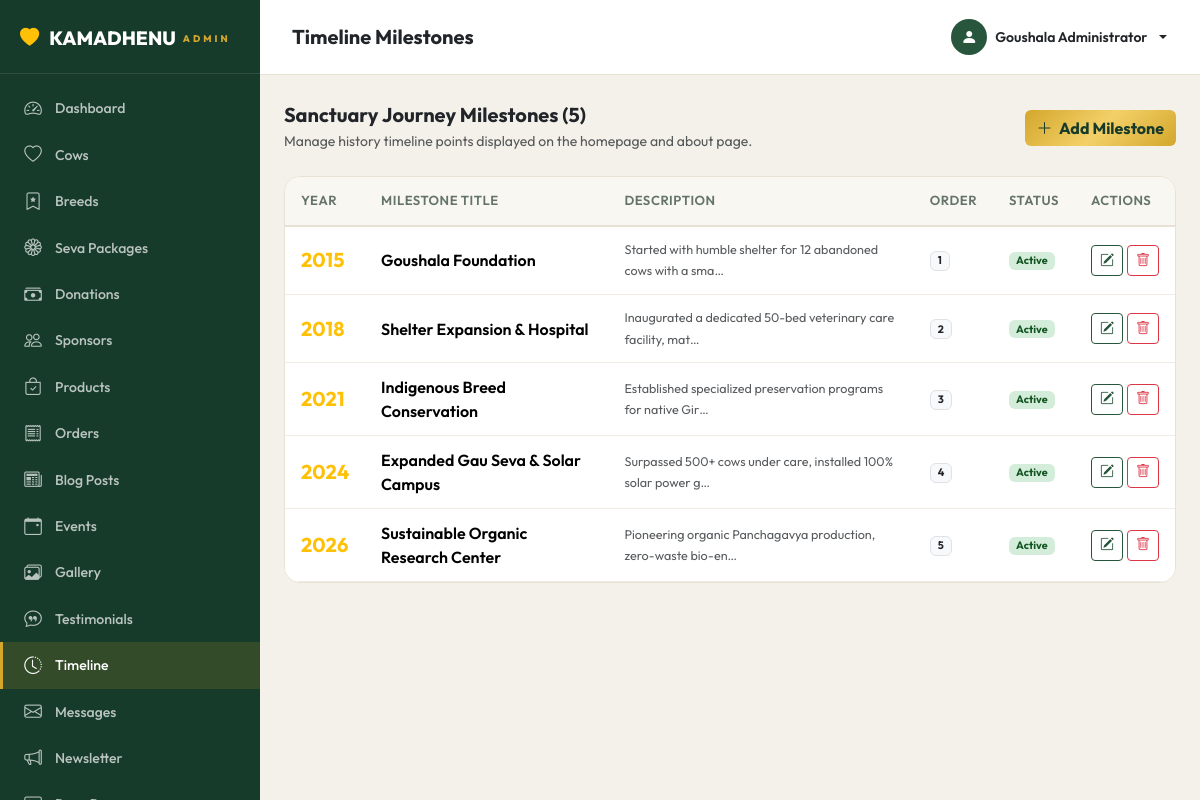
The app's page /admin/timeline.php (signed in) with its own data.
### tables this page shows
CREATE TABLE IF NOT EXISTS `timeline` (
  `id` INT AUTO_INCREMENT PRIMARY KEY,
  `year` VARCHAR(20) NOT NULL,
  `title` VARCHAR(150) NOT NULL,
  `description` TEXT NOT NULL,
  `display_order` INT DEFAULT 0,
  `status` ENUM('active', 'inactive') DEFAULT 'active',
  `created_at` TIMESTAMP DEFAULT CURRENT_TIMESTAMP,
  INDEX `idx_timeline_status` (`status`)
);

### includes/functions.php (called while the page is built, shortened)
<?php
function e(string $str): string {
    return htmlspecialchars($str, ENT_QUOTES | ENT_HTML5, 'UTF-8');
}
function truncate(string $text, int $chars = 150): string {
    $text = strip_tags($text);
    return rtrim(substr($text, 0, $chars)) . '…';
}

### admin/timeline.php (the view, shortened to what this page needs)
<?php
require_once __DIR__ . '/../includes/functions.php';
include __DIR__ . '/includes/admin_header.php';
$timeline = $pdo->query("SELECT * FROM timeline ORDER BY display_order ASC, year ASC")->fetchAll();
?>
<div class="d-flex justify-content-between align-items-center mb-4">
  <div>
    <h5 class="fw-bold mb-1">Sanctuary Journey Milestones (<?= count($timeline) ?>)</h5>
    <p class="text-muted small mb-0">Manage history timeline points displayed on the homepage and about page.</p>
  </div>
  <button class="btn btn-gold" data-bs-toggle="modal" data-bs-target="#timelineModal" onclick="resetTimelineForm()">
    <i class="bi bi-plus-lg me-1"></i> Add Milestone
  </button>
</div>
<div class="admin-table">
  <table class="table">
    <thead>
      <tr>
        <th>Year</th>
        <th>Milestone Title</th>
        <th>Description</th>
        <th>Order</th>
        <th>Status</th>
        <th>Actions</th>
      </tr>
    </thead>
    <tbody>
      <?php foreach ($timeline as $t): ?>
      <tr>
        <td class="fw-bold fs-5 text-warning"><?= e($t['year']) ?></td>
        <td class="fw-semibold fs-6"><?= e($t['title']) ?></td>
        <td><small class="text-muted"><?= e(truncate($t['description'], 60)) ?></small></td>
        <td><span class="badge bg-light text-dark border"><?= $t['display_order'] ?></span></td>
        <td>
          <span class="badge <?= $t['status']==='active'?'badge-active':'badge-inactive' ?>">
            <?= ucfirst(e($t['status'])) ?>
          </span>
        </td>
        <td>
          <div class="d-flex gap-1">
            <button class="btn btn-sm btn-outline-forest edit-timeline-btn" data-timeline='<?= json_encode($t, JSON_HEX_APOS | JSON_HEX_QUOT) ?>' title="Edit Milestone">
              <i class="bi bi-pencil-square"></i>
            </button>
            <button class="btn btn-sm btn-outline-danger delete-timeline-btn" data-id="<?= $t['id'] ?>" data-year="<?= e($t['year']) ?>" title="Delete Milestone">
              <i class="bi bi-trash"></i>
            </button>
          </div>
        </td>
      </tr>
      <?php endforeach; ?>
    </tbody>
  </table>
</div>
<?php
include __DIR__ . '/includes/admin_footer.php';
?>

### assets/css/variables.css (style rules this page uses)
:root { --primary-dark: #173B2A; --forest-green: #28563C; --forest-green-light: #377352; --sacred-gold: #D4A72C; --sacred-gold-light: #F3D068; --sacred-gold-dark: #B3861B; --cream-bg: #FBF7ED; --cream-card: #FFFFFF; --dark-text: #243029; --muted-text: #64746B; --light-border: #E8E2D5; --border-gold: rgba(212, 167, 44, 0.35); --gold-gradient: linear-gradient(135deg, #D4A72C 0%, #F3D068 50%, #D4A72C 100%); --green-gradient: linear-gradient(135deg, #173B2A 0%, #28563C 100%); --hero-overlay: linear-gradient(180deg, rgba(0, 0, 0, 0.4) 0%, rgba(0, 0, 0, 0.65) 100%); --card-gradient: linear-gradient(180deg, rgba(255, 255, 255, 0.95) 0%, #FFFFFF 100%); --shadow-sm: 0 2px 8px rgba(23, 59, 42, 0.06); --shadow-md: 0 8px 24px rgba(23, 59, 42, 0.08); --shadow-lg: 0 16px 40px rgba(23, 59, 42, 0.12); --shadow-gold: 0 8px 24px rgba(212, 167, 44, 0.25); --shadow-hover: 0 20px 48px rgba(23, 59, 42, 0.15); --radius-sm: 8px; --radius-md: 16px; --radius-lg: 24px; --radius-pill: 50px; --font-heading: 'Outfit', 'Playfair Display', Georgia, serif; --font-body: 'Outfit', -apple-system, BlinkMacSystemFont, 'Segoe UI', Roboto, sans-serif; --font-serif: 'Playfair Display', serif; --transition-fast: 0.2s cubic-bezier(0.4, 0, 0.2, 1); --transition-normal: 0.35s cubic-bezier(0.4, 0, 0.2, 1); }

### assets/css/admin.css (style rules this page uses)
.admin-body { font-family: 'Outfit', sans-serif; background: #f4f1eb; margin: 0; min-height: 100vh; }
.admin-table { background: #fff; border-radius: 16px; border: 1px solid #e8e2d5; overflow: hidden; }
.admin-table .table { margin-bottom: 0; }
.admin-table .table thead th { background: #f9f7f2; border-bottom: 2px solid #e8e2d5; font-weight: 600; font-size: 0.82rem; color: #64746B; text-transform: uppercase; letter-spacing: 0.5px; padding: 14px 16px; }
.admin-table .table tbody td { padding: 12px 16px; vertical-align: middle; font-size: 0.9rem; border-bottom: 1px solid #f0ece4; }
.btn-gold { background: var(--gold-gradient, linear-gradient(135deg, #D4A72C, #F3D068, #D4A72C)); color: var(--primary-dark, #173B2A); border: 0; font-weight: 700; }
.btn-outline-forest { border: 1px solid var(--forest-green, #28563C); color: var(--forest-green, #28563C); }
.badge-active { background: #d4edda; color: #155724; }

### records on screen
timeline: year "2015", title "Goushala Foundation", description "Started with humble shelter for 12 abandoned cows with a sma…", display_order "1", status "Active"
timeline: year "2018", title "Shelter Expansion & Hospital", description "Inaugurated a dedicated 50-bed veterinary care facility, mat…", display_order "2", status "Active"
timeline: year "2021", title "Indigenous Breed Conservation", description "Established specialized preservation programs for native Gir…", display_order "3", status "Active"
timeline: year "2024", title "Expanded Gau Seva & Solar Campus", description "Surpassed 500+ cows under care, installed 100% solar power g…", display_order "4", status "Active"
timeline: year "2026", title "Sustainable Organic Research Center", description "Pioneering organic Panchagavya production, zero-waste bio-en…", display_order "5", status "Active"

### other values on screen
$item['label'] "Dashboard"
$item['label'] "Cows"
$item['label'] "Breeds"
$item['label'] "Seva Packages"
$item['label'] "Donations"
$item['label'] "Sponsors"
$item['label'] "Products"
$item['label'] "Orders"
$item['label'] "Blog Posts"
$item['label'] "Events"
$item['label'] "Gallery"
$item['label'] "Testimonials"
$item['label'] "Timeline"
$item['label'] "Messages"
$item['label'] "Newsletter"
